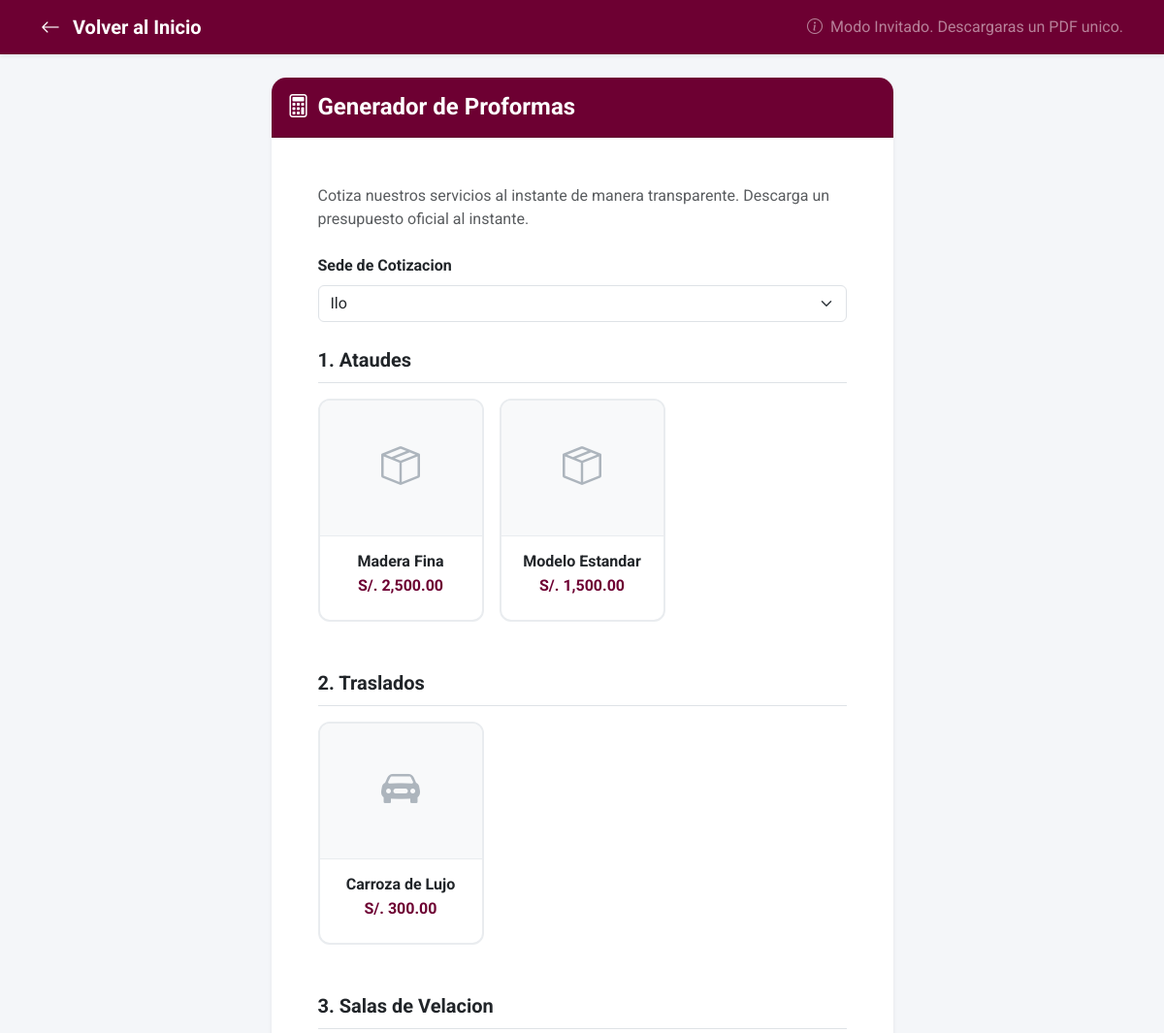
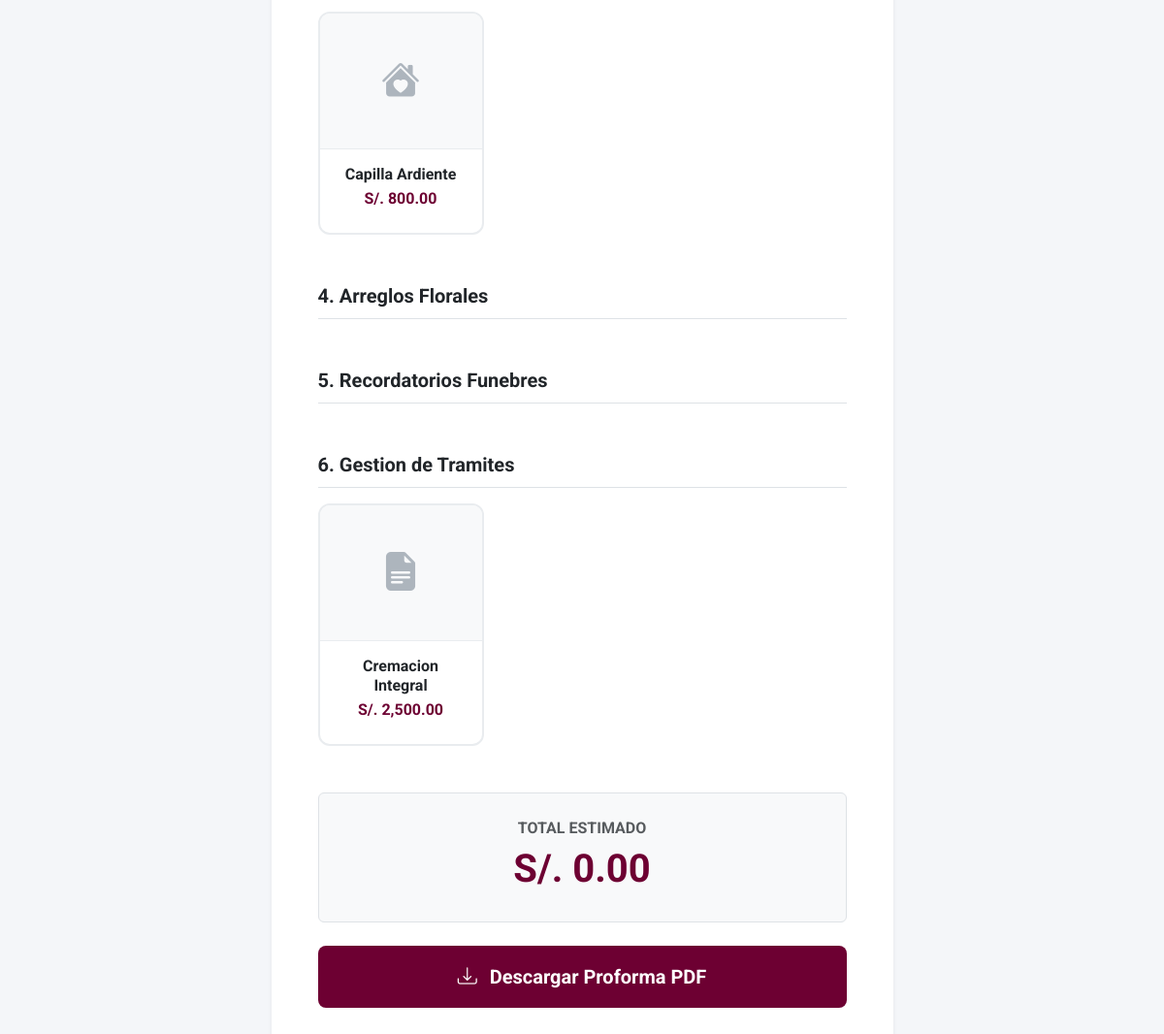
/index.php?controller=public&action=cotizador, run on the app's committed database (2 pictures, top to bottom).
### tables this page shows
CREATE TABLE `inventario` (
  `id` int(11) NOT NULL,
  `sede_id` int(11) NOT NULL,
  `producto` varchar(100) NOT NULL,
  `categoria` enum('Ataudes','Traslados','Salas de Velacion','Arreglos Florales','Recordatorios Funebres','Gestion de Tramites') NOT NULL,
  `imagen` varchar(255) DEFAULT NULL,
  `stock` int(11) NOT NULL DEFAULT 0,
  `stock_minimo` int(11) NOT NULL DEFAULT 5,
  `precio_compra` decimal(10,2) DEFAULT NULL,
  `precio_venta` decimal(10,2) DEFAULT NULL,
  `created_at` timestamp NOT NULL DEFAULT current_timestamp()
);

### controllers/PublicController.php (called while the page is built, shortened)
<?php
class PublicController
{
    public function cotizador()
    {
        require_once __DIR__ . '/../models/Inventario.php';
        $inventarioModel = new Inventario();
        $productosRaw = $inventarioModel->obtenerTodos(1);
        $productos = [
            'Ataudes' => [],
            'Traslados' => [],
            'Salas de Velacion' => [],
            'Arreglos Florales' => [],
            'Recordatorios Funebres' => [],
            'Gestion de Tramites' => []
        ];
        foreach ($productosRaw as $p) {
            $cat = $p['categoria'];
            if (isset($productos[$cat])) {
                $productos[$cat][] = $p;
            }
        }
        require_once __DIR__ . '/../views/public/cotizador.php';
    }
}
?>

### models/Inventario.php (called while the page is built, shortened)
<?php
require_once __DIR__ . '/../config/conexion.php';
class Inventario
{
    private $conn;
    private $table_name = "inventario";
    public function __construct()
    {
        $database = new Conexion();
        $this->conn = $database->getConexion();
    }
    public function obtenerTodos($sede_id = null)
    {
        $query = "SELECT i.id, i.producto, i.categoria, i.imagen, i.stock, i.stock_minimo, i.precio_compra, i.precio_venta, s.nombre as sede_nombre
                  FROM " . $this->table_name . " i
                  JOIN sedes s ON i.sede_id = s.id";
        if ($sede_id) {
            $query .= " WHERE i.sede_id = :sede_id";
        }
        $query .= " ORDER BY i.categoria, i.producto ASC";
        $stmt = $this->conn->prepare($query);
        if ($sede_id) {
            $stmt->bindParam(':sede_id', $sede_id);
        }
        $stmt->execute();
        return $stmt->fetchAll(PDO::FETCH_ASSOC);
    }
}
?>

### config/conexion.php (called while the page is built, shortened)
<?php
class Conexion
{
    private $host = "localhost";
    private $db_name = "sigef_ramos";
    private $username = "root";
    private $password = "";
    public function getConexion()
    {
        $this->conn = null;
        try {
            $this->conn = new PDO("mysql:host=" . $this->host . ";dbname=" . $this->db_name . ";charset=utf8mb4", $this->username, $this->password);
            $this->conn->setAttribute(PDO::ATTR_ERRMODE, PDO::ERRMODE_EXCEPTION);
            $this->conn->exec("SET NAMES utf8mb4");
        }
        catch (PDOException $exception) {
            echo "Error de conexion: " . $exception->getMessage();
        }
        return $this->conn;
    }
}
?>

### views/public/cotizador.php (the view, shortened to what this page needs)
<!DOCTYPE html>
<html lang="es">
<head>
    <link href="https://cdn.jsdelivr.net/npm/bootstrap@5.3.0/dist/css/bootstrap.min.css" rel="stylesheet">
    <link href="https://cdn.jsdelivr.net/npm/bootstrap-icons@1.10.5/font/bootstrap-icons.css" rel="stylesheet">
</head>
<body>
    <nav class="navbar navbar-dark navbar-custom shadow-sm mb-4">
        <div class="container">
            <a class="navbar-brand fw-bold" href="index.php"><i class="bi bi-arrow-left me-2"></i> Volver al Inicio</a>
            <?php if (isset($_SESSION['rol']) && $_SESSION['rol'] === 'Cliente'): ?>
                <span class="text-white"><i class="bi bi-person-check-fill me-1"></i> Hola, <?php echo htmlspecialchars($_SESSION['nombre']); ?>. Tu proforma se guardara automaticamente en tu perfil.</span>
            <?php
else: ?>
                <span class="text-white-50"><i class="bi bi-info-circle me-1"></i> Modo Invitado. Descargaras un PDF unico.</span>
            <?php
endif; ?>
        </div>
    </nav>
    <div class="container pb-5">
        <div class="row justify-content-center">
            <div class="col-md-8 col-lg-7">
                <div class="card border-0 shadow-sm" style="border-radius: 15px; overflow: hidden;">
                    <div class="card-header bg-guinda py-3">
                        <h4 class="mb-0 fw-bold"><i class="bi bi-calculator me-2"></i>Generador de Proformas</h4>
                    </div>
                    <div class="card-body p-4 p-md-5">
                        <form action="index.php?controller=public&action=generarProformaPDF" method="POST" target="_blank">
                            <p class="text-muted mb-4">Cotiza nuestros servicios al instante de manera transparente. Descarga un presupuesto oficial al instante.</p>
                            <div class="mb-4">
                                <label class="form-label fw-bold text-dark">Sede de Cotizacion</label>
                                <select class="form-select" name="sede_id" required>
                                    <option value="1">Ilo</option>
                                </select>
                            </div>
                            <?php
$step = 1;
$icons = [
    'Ataudes' => 'bi-box-seam',
    'Traslados' => 'bi-car-front-fill',
    'Salas de Velacion' => 'bi-house-heart-fill',
    'Arreglos Florales' => 'bi-flower1',
    'Recordatorios Funebres' => 'bi-card-text',
    'Gestion de Tramites' => 'bi-file-earmark-text-fill'
];
foreach ($productos as $categoria => $lista):
    $iconClass = $icons[$categoria] ?? 'bi-box-seam';
?>
                                <div class="mb-5">
                                    <label class="form-label fw-bold text-dark fs-5 mb-3 border-bottom pb-2 w-100"><?php echo $step . '. ' . htmlspecialchars($categoria); ?></label>
                                    <div class="row g-3">
                                        <?php foreach ($lista as $index => $prod): ?>
                                            <div class="col-md-4 position-relative">
                                                <label class="option-card w-100 position-relative text-center" id="card-prod-<?php echo $prod['id']; ?>">
                                                    <div class="option-img-placeholder bg-light">
                                                        <?php if (!empty($prod['imagen'])): ?>
                                                            <img src="<?php echo htmlspecialchars($prod['imagen']); ?>" alt="<?php echo htmlspecialchars($prod['producto']); ?>" style="width: 100%; height: 100%; object-fit: cover;">
                                                        <?php
        else: ?>
                                                            <i class="bi <?php echo $iconClass; ?> fs-1"></i>
                                                        <?php
        endif; ?>
                                                    </div>
                                                    <div class="p-3">
                                                        <h6 class="fw-bold mb-1"><?php echo htmlspecialchars($prod['producto']); ?></h6>
                                                        <span class="text-guinda fw-bold">S/. <?php echo number_format($prod['precio_venta'], 2); ?></span>
                                                    </div>
                                                </label>
                                            </div>
                                        <?php
    endforeach; ?>
                                    </div>
                                </div>
                            <?php
    $step++;
endforeach;
?>
                            <div class="text-center bg-light p-4 rounded mb-4 border">
                                <span class="text-muted text-uppercase fw-bold">Total Estimado</span>
                                <div class="price-display">S/. <span id="totalEstimado">1500.00</span></div>
                            </div>
                            <div class="d-grid">
                                <button type="submit" class="btn btn-lg bg-guinda fw-bold py-3"><i class="bi bi-download me-2"></i> Descargar Proforma PDF</button>
                            </div>
                        </form>
                    </div>
                </div>
            </div>
        </div>
    </div>
</body>
</html>

### views/public/cotizador.php (style rules this page uses)
body { background-color: #f4f6f9; font-family: 'Roboto', sans-serif; }
.bg-guinda { background-color: #6D0032 !important; color: white; }
.text-guinda { color: #6D0032 !important; }
.navbar-custom { background-color: #6D0032; }
.price-display { font-size: 2.5rem; font-weight: 700; color: #6D0032; }
.option-card { border: 2px solid #e9ecef; border-radius: 12px; cursor: pointer; transition: all 0.3s; overflow: hidden; background: #fff; height: 100%; }
.option-img-placeholder { width: 100%; height: 140px; background-color: #f8f9fa; display: flex; align-items: center; justify-content: center; color: #adb5bd; border-bottom: 1px solid #e9ecef; object-fit: cover; }

### data on the page
inventario: producto "Madera Fina", precio_venta "2,500.00"
inventario: producto "Modelo Estandar", precio_venta "1,500.00"
inventario: producto "Carroza de Lujo", precio_venta "300.00"
inventario: producto "Capilla Ardiente", precio_venta "800.00"
inventario: producto "Cremacion Integral", precio_venta "2,500.00"

### other printed values
$categoria "Ataudes"
$categoria "Traslados"
$categoria "Salas de Velacion"
$categoria "Arreglos Florales"
$categoria "Recordatorios Funebres"
$categoria "Gestion de Tramites"
